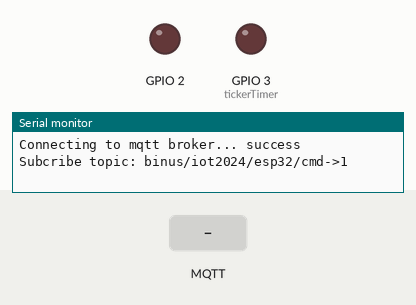
A program run on a simulated ESP32-C3. Parts: output pins drawn as LEDs (lit = HIGH), the last lines printed to the serial monitor. The test bench sets the inputs (shaded band). WiFi joins after 1.5 s; servers stay silent unless stated; no MQTT or app messages arrive unless stated.

Above: at 2.7 s.
2.8 s: MQTT message "celab123" arrives on the first subscribed topic
At 3.1 s:
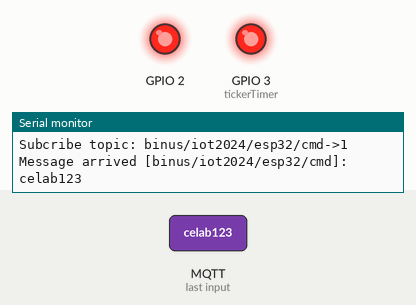
4.3 s: MQTT message "90" arrives on the first subscribed topic
At 5.5 s:
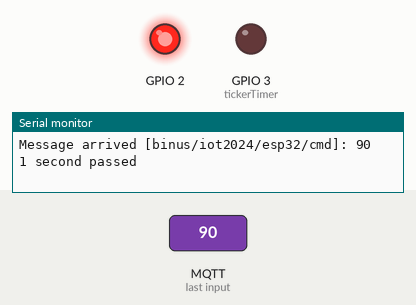
5.8 s: MQTT message "0" arrives on the first subscribed topic
At 6.6 s:
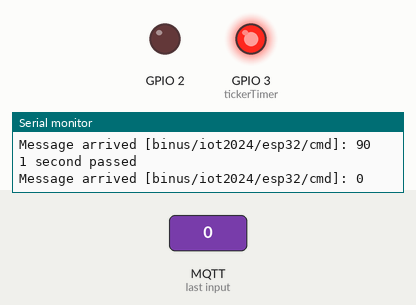
7.3 s: MQTT message "5" arrives on the first subscribed topic
At 7.7 s:
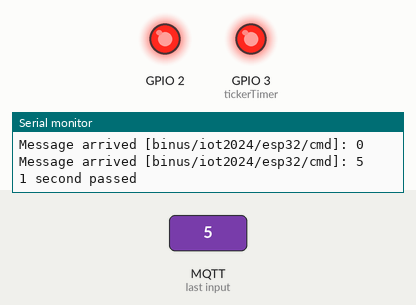
8.8 s: MQTT message "200" arrives on the first subscribed topic
At 10.1 s:
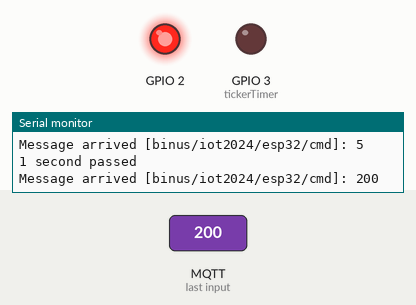
Timing chart, 0 to 11.3 s (numbered marks = the images above; inputs shaded):
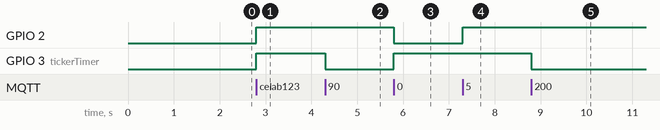

The program:

main.cpp
```cpp
#include <Arduino.h>
#include <WiFi.h>
#include <PubSubClient.h>
#include <Ticker.h>

#define MQTT_BROKER  "broker.emqx.io"
#define MQTT_TOPIC_SUBSCRIBE "binus/iot2024/esp32/cmd"
#define MQTT_TOPIC_PUBLISH   "binus/iot2024/esp32/data"

char g_szDeviceId[30];
Ticker tickerTimer;
WiFiClient espClient;
PubSubClient mqtt(espClient);
boolean mqttConnect();
void WiFi_Connect();
void onPublishMessage()
{
  char szMsg[50];
  static int nMsgCount=0;
  sprintf(szMsg, "Hello from %s - %d", g_szDeviceId, nMsgCount++);
  mqtt.publish(MQTT_TOPIC_PUBLISH, szMsg);
}

void onTimer()
{
  Serial.println("1 second passed");
  onPublishMessage();
}

void setup() {
  // put your setup code here, to run once:
  Serial.begin(115200);
  pinMode(2, OUTPUT);
  pinMode(3, OUTPUT);
  Serial.println("Booting...");
  WiFi_Connect();
  mqttConnect();
  tickerTimer.attach(3, onTimer);
}

void loop() {

  mqtt.loop();
}

void WiFi_Connect()
{
  WiFi.mode(WIFI_STA);
  // WiFi.begin("hd3_1", "celab123");
  WiFi.begin("Wokwi-GUEST", "", 6);
  while (WiFi.waitForConnectResult() != WL_CONNECTED)
  {
    Serial.println("Connection Failed! Rebooting...");
    delay(5000);
    ESP.restart();
  }
  Serial.print("System connected with IP address: ");
  Serial.println(WiFi.localIP());
  Serial.printf("RSSI: %d\n", WiFi.RSSI());
}

void mqttCallback(char* topic, byte* payload, unsigned int len) {
  Serial.print("Message arrived [");
  Serial.print(topic);
  Serial.print("]: ");
  Serial.write(payload, len);
  digitalWrite(2, payload[0]-'0');
  digitalWrite(3, payload[1]-'0');

  Serial.println();
}
boolean mqttConnect() {

  sprintf(g_szDeviceId, "esp32_%08X",(uint32_t)ESP.getEfuseMac());
  mqtt.setServer(MQTT_BROKER, 1883);
  mqtt.setCallback(mqttCallback);
  Serial.printf("Connecting to %s clientId: %s\n", MQTT_BROKER, g_szDeviceId);

  boolean fMqttConnected = false;
  for (int i=0; i<3 && !fMqttConnected; i++) {
    Serial.print("Connecting to mqtt broker...");
    fMqttConnected = mqtt.connect(g_szDeviceId);
    if (fMqttConnected == false) {
      Serial.print(" fail, rc=");
      Serial.println(mqtt.state());
      delay(1000);
    }
  }
  if (fMqttConnected)
  {
    Serial.println(" success");
    bool fResult = mqtt.subscribe(MQTT_TOPIC_SUBSCRIBE);
    Serial.printf("Subcribe topic: %s->%d \r\n", MQTT_TOPIC_SUBSCRIBE, fResult);
    // onPublishMessage();
  }
  return mqtt.connected();
}
```

Measured:
- after the input at 2.8 s, GPIO 2, GPIO 3 (tickerTimer): LOW → HIGH at once
- after the input at 4.3 s, GPIO 3 (tickerTimer): HIGH → LOW at once
- after the input at 5.8 s, GPIO 2: HIGH → LOW at once; GPIO 3 (tickerTimer): LOW → HIGH at once
- after the input at 7.3 s, GPIO 2: LOW → HIGH at once
- after the input at 8.8 s, GPIO 3 (tickerTimer): HIGH → LOW at once
